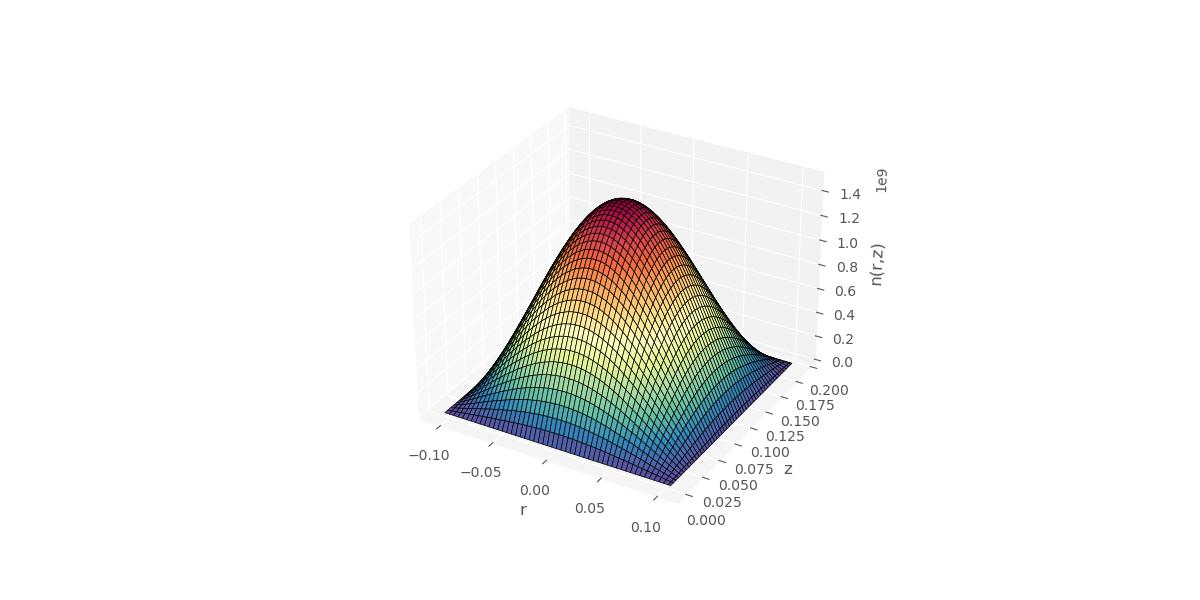

The script that saved this image:
# Data manipulation
import pandas as pd
import numpy as np
import scipy as sp
from scipy import integrate

# Data viz
import matplotlib.pyplot as plt
from matplotlib import rcParams
import seaborn as sns
from matplotlib import cm

# Apply some styling
plt.style.use("ggplot")
rcParams['figure.figsize'] = (12, 6)


###############################################################################################################################

par1=[] #Inizialize empty list

#Opens the file containing parameters
f = open("parametersUPu.txt", "r") 
for line in f:
        index = line.split()[-1]  #Goes into new line after getting the value of the index
        param1 = float(index)  #Set the value of the parameter a float
        par1 = np.append(par1,param1) #For every iteration write the new variable
lambda_t, lambda_f, v, tau, nu  = par1  #List of paramerters name
f.close()

eta=v*(nu-1)/lambda_f
mu=lambda_t*v/3

L = np.pi*np.sqrt(3*mu/eta)+0.001  #Above the critical lenght  L_supercritical

#Above the critical radius
r1=np.sqrt((eta*L**2-np.pi**2*mu)*mu)*L*sp.special.jn_zeros(0, 1)/(eta*L**2 - np.pi**2*mu)+0.001 

print("The critical length is ", np.pi*np.sqrt(3*mu/eta), "m")
print(" ")

print("The critical radius is ", np.sqrt((eta*L**2-np.pi**2*mu)*mu)*L*sp.special.jn_zeros(0, 1)/(eta*L**2 - np.pi**2*mu) ,"m")
print(" ")

alpha=sp.special.jn_zeros(0, 100) #List with the zeros of first type bessel function

#Function f(x) we want to integrate
integrand = lambda Z,R: (4/(L*(r1**2)*(sp.special.jv(1, alpha[q-1])**2)))*sp.special.jv(0, alpha[q-1]*R/r1)*R*\
                        (1-((R**2)/(r1**2)))*(np.sin(np.pi*Z/L))**2     
                         
    
a_1qValue=[] #Only the values of the coefficients
a_1qError=[] #Only the errors of the coefficients


threshold = 0.0001 
#Need to compute a_p coefficients above the threshold


coeff = open("coeffCilindrical", "w+") #Write the coefficients in a file


print("The coefficients of a_1q are:")
#Coefficients a_1q where q is an int number q starts from 1 with step 2 (p=p+2) because integral is 0 when q is even


p = 1
    
for q in range(1, 45, 2):
    value, error = integrate.dblquad(integrand, 0, r1, 0, L) #Compute the integral if it is bigger than the threshold
    a_1qValue.append(value)
    a_1qError.append(error)
    print("a_{},{}".format(1,q), "=", value,"+-", error)
    coeff.write("a_{},{} = {} +- {} \n".format(1, q, value, error)) 
        
coeff.close()
    
t=1E-5 #we fix a particular time 
def n(r, z): #define the neutron density
    n = 0
    for q in range(len(a_1qValue)):
        n += a_1qValue[q] * sp.special.jv(0, alpha[q-1]*r/r1)*np.sin(np.pi*z/L)*np.exp(((eta*(r1**2)*(L**2)-mu*((alpha[q-1]**2)*\
        (L**2)+(np.pi**2)*(r1**2))) / ((r1**2)*(L**2)))*t )
    return abs(n)
    
    
#We plot the results

R_arr=np.linspace(-r1, r1, 100) #Range on r
Z_arr=np.linspace(0, L, 100) #Range on z


R, Z = np.meshgrid(R_arr, Z_arr)

fig = plt.figure()
ax = plt.axes(projection='3d')
ax.plot_surface(R, Z, n(R, Z), cmap =cm.Spectral_r,\
                edgecolor ='black', color = "white")

ax.set_xlabel('r')
ax.set_ylabel('z')
ax.set_zlabel('n(r,z)')

#plt.savefig('3dCylindrical.jpeg', facecolor=fig.get_facecolor(), transparent=True)  
plt.show()